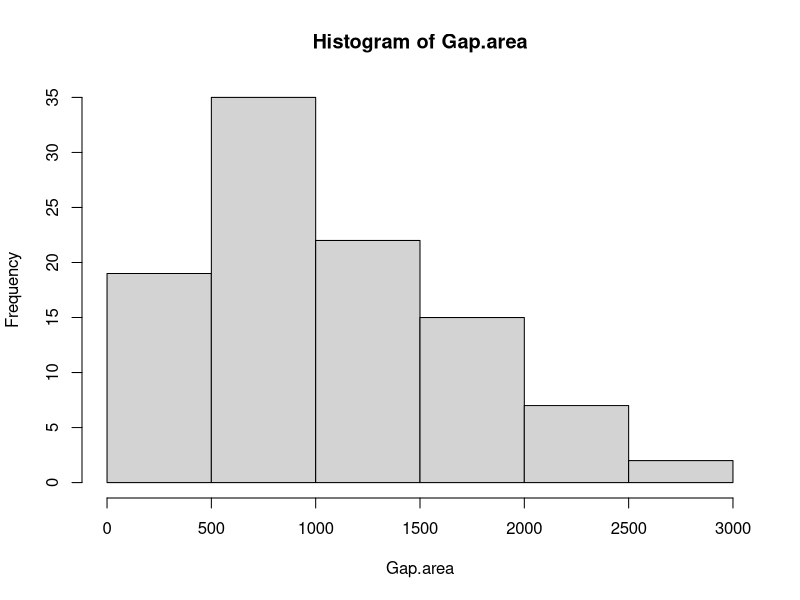
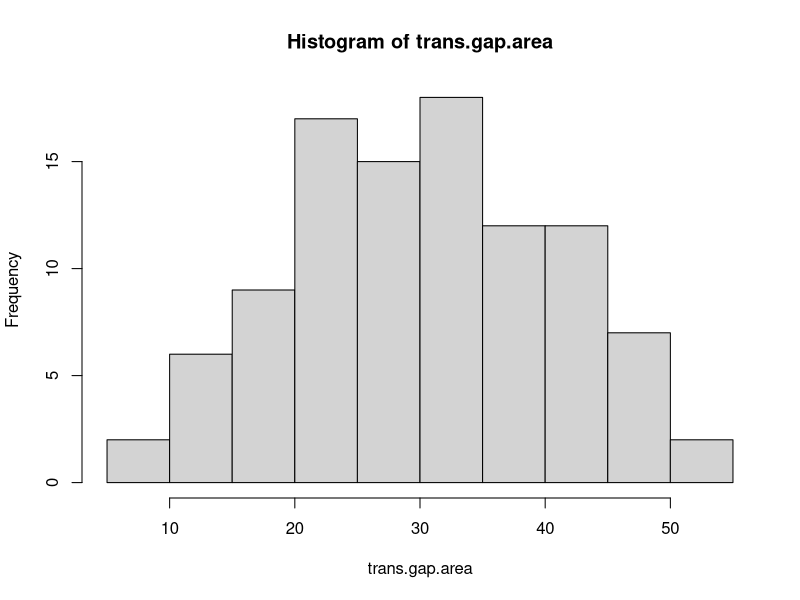
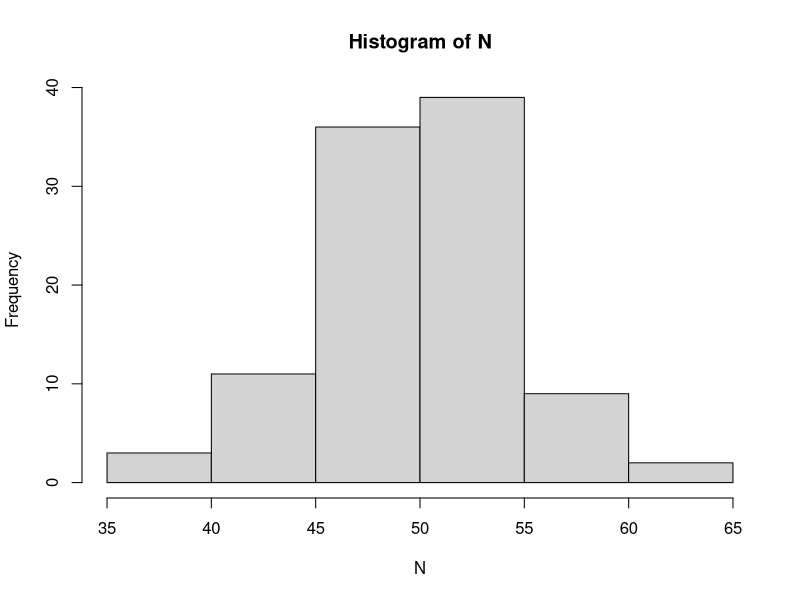
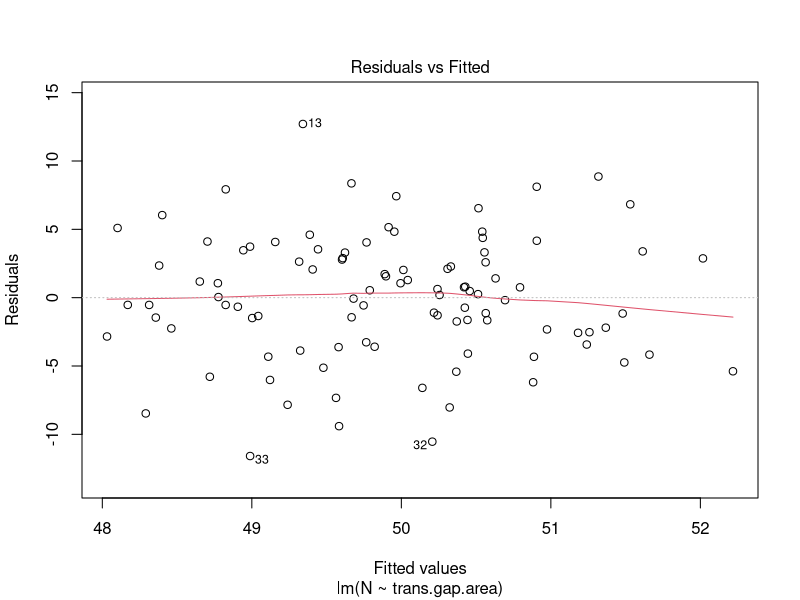
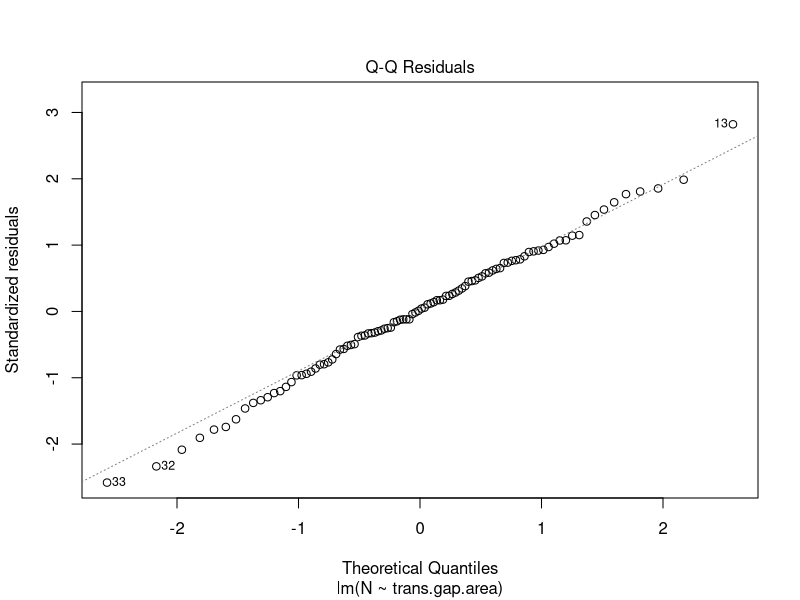
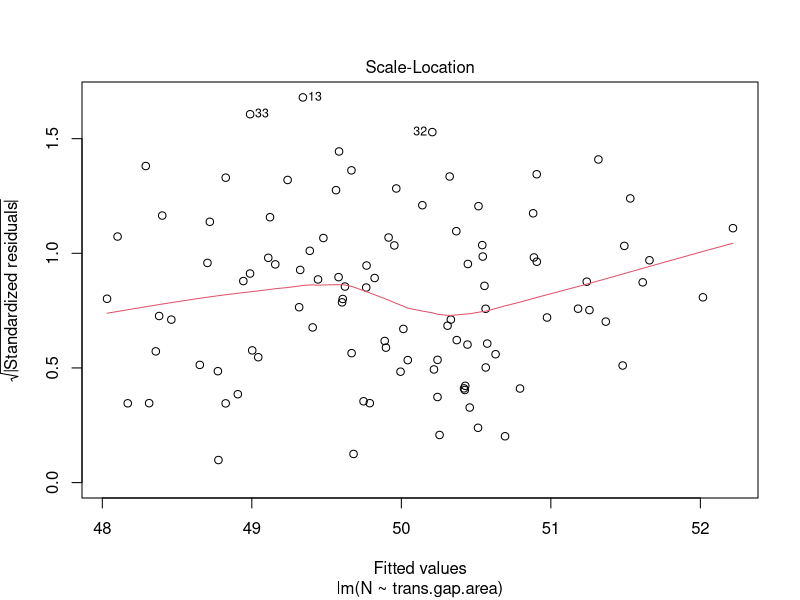
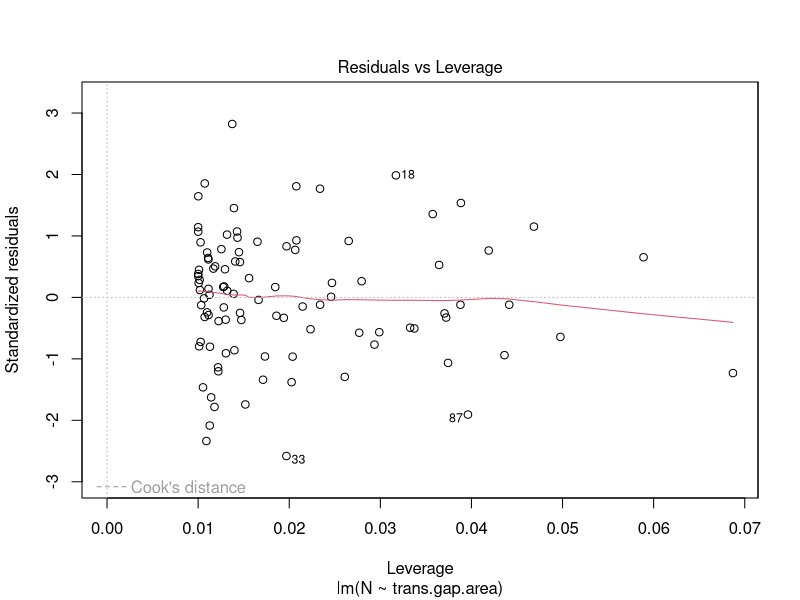
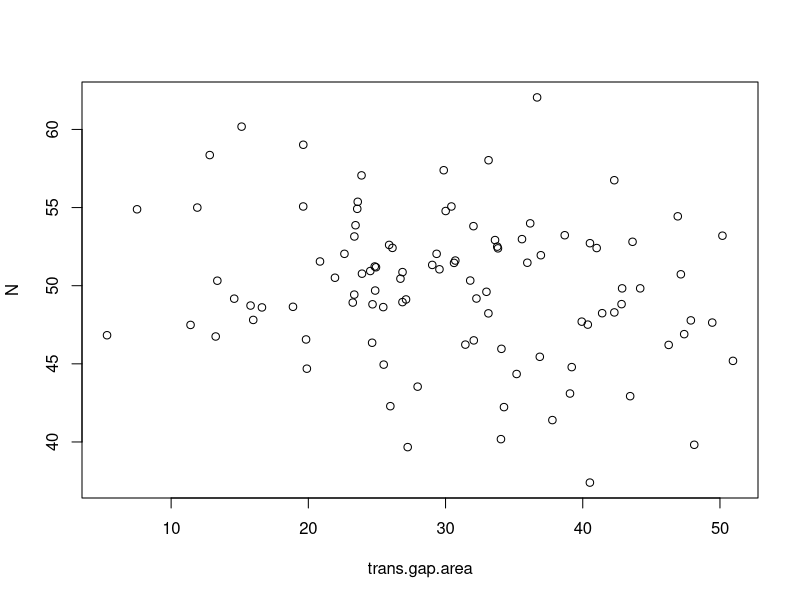

The R source for these figures, in order:
data.object <- read.csv(file = "InClassData.csv")
data.object
Gap.area<-data.object$gap.area.m2
Gap.area
N<-data.object$Nitrate.ppm
N


#1.	Build an appropriate statistical model

#First, lets make sure our data are normal

hist(x = Gap.area)# not great. right skew
library(fBasics)
normalTest(x = Gap.area,method = "da") #Our data reject the null hypothesis that the data are drawn from a normal distribution.

#So we need to transform our gap area data. I will choose a square root transformation.

trans.gap.area<-sqrt(Gap.area)
hist(x = trans.gap.area) # It passes the eyeball test
normalTest(x = trans.gap.area,method = "da") # The transformed data fails to reject the null hypothesis that the data are sampled from a normal distribution, so we accept our data as normally distributed.


#What about N?

hist(x = N) #Eyeballs say yes
normalTest(x = N,method = "da") #Again, The data fails to reject the null hypothesis that the data are sampled from a normal distribution, so we accept our data as normally distributed.

#Now we can build our linear model:

model1 <- lm(N~trans.gap.area)
model1 # The model estimates the parameters we care about, an intercept and slope.




#2.	Test your assumptions

#is the model any good?
plot(model1)
#The first one, residual vs fitted shows no real pattern in the residuals. This is good. We want this to be random.
# Q-Q plot, looking to see if the residuals match a normal distribution. We want to see the points follow the line. We see #62 deviating from the line a bit. We will keep an eye on it when we get to leverage.
# plot 3, same as plot 1. I dont really worry about this one if the first one looked good.
#Leverage, this plot looks great. Our residuals are not close to the Cook's distance. All in all we are happy about our model's residuals.



#3.	Build a graph of the data including: Slope, Confidence interval around the slope, and Estimate range of predicted values
#Start with a plot of the data:

plot(x = trans.gap.area,y = N) #Looks bland. Here are some things I do to make it look nice:
plot(x = trans.gap.area,y = N,
     pch=16, #dot shape, 16 is a filled circle
     col="darkgrey", # We are going to be putting a lot of lines on this plot, making the data grey will help with the clutter.
     cex=1.3, #Scaling the size of the points
     xlab="Square root of gap area",
     ylab="Nitrate (ppm)",
     las=1, # Rotate the y axis labels
     xlim=c(0,55), #Give ourselves a little breathing room around the data
     ylim=c(35,65),
     main="Nitrate concentration decreases as gap size increases",
     cex.lab=1.5, #Make our axis labels larger.
     cex.axis=1.2  # Good for now. Lets add the lines requested in the question
     )


#Now lets predict the range of our 95% confidence around the slope
Just.some.xs<-data.frame(trans.gap.area=seq(from=-5,to=65,length=100)) # A vector of x values to fill out the predict function
predict.conf<-predict(model1,newdata=Just.some.xs,interval="confidence")# level=c(0.95) default.
matlines(Just.some.xs,predict.conf, #The data to plot
        lwd=3, #making thicker lines
          lty=c(1,2,2), #It is plotting the fittted values as a solid line (lty=1) and the upper and lower range as dashed lines (lty=2)
         col=c("black","red","red")) #Changing the color of the lines

#We also want to add the range where we expect 95% of future data!
predict.data<-predict(model1,newdata=Just.some.xs,interval="prediction")# level=c(0.95) default.
matlines(Just.some.xs,predict.data, #The data to plot
         lwd=3, #making thicker lines
         lty=c(1,3,3), #It is plotting the fittted values as a solid line (lty=1) and the upper and lower range as dotted lines (lty=2)
         col=c("black","orange","orange")) #Changing the color of the lines

#4.	Write a sentence or two addressing the research question given your model.

summary(model1)

##Given our model of the data, we reject the null hypothesis and suggest that gap area in a forest has a negative effect on soil nitrate concentration (b1= -0.09177, p= 0.0392)
